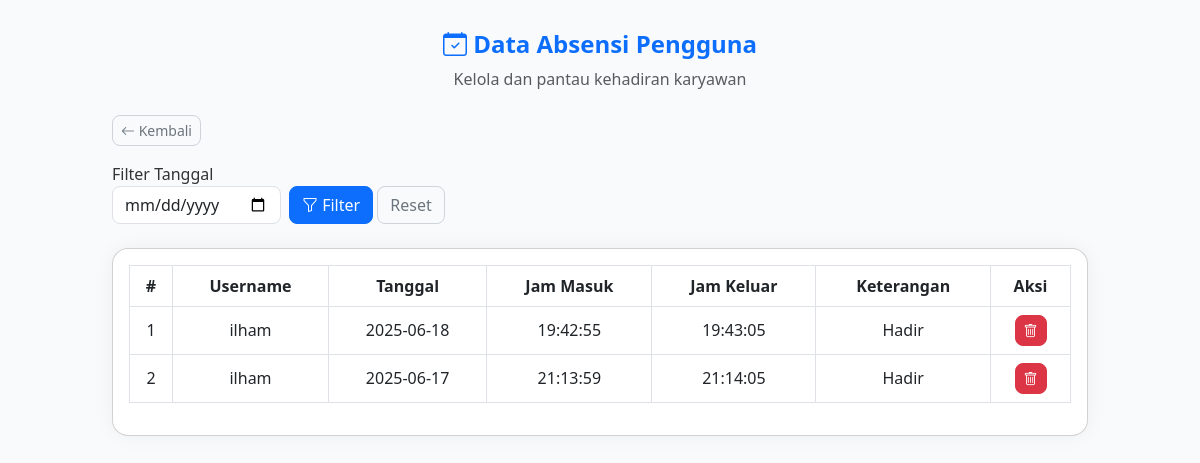
/admin/absensi.php (signed in), run on the app's committed database.
### tables this page shows
CREATE TABLE `absensi` (
  `id` int NOT NULL,
  `user_id` int NOT NULL,
  `tanggal` date NOT NULL,
  `jam_masuk` time DEFAULT NULL,
  `jam_keluar` time DEFAULT NULL,
  `keterangan` varchar(255) DEFAULT NULL,
  `created_at` timestamp NOT NULL DEFAULT CURRENT_TIMESTAMP
);

CREATE TABLE `user` (
  `id` int NOT NULL,
  `username` varchar(50) NOT NULL,
  `password` varchar(255) NOT NULL,
  `nama` varchar(100) NOT NULL,
  `role` enum('admin','user') NOT NULL DEFAULT 'user',
  `created_at` timestamp NOT NULL DEFAULT CURRENT_TIMESTAMP
);

### admin/absensi.php (the view, shortened to what this page needs)
<?php
require '../includes/config.php';
$tanggal_filter = isset($_GET['tanggal']) ? $_GET['tanggal'] : '';
$query = "SELECT absensi.*, user.username FROM absensi
          JOIN user ON absensi.user_id = user.id";
$query .= " ORDER BY tanggal DESC, jam_masuk DESC";
$result = mysqli_query($conn, $query);
?>
<!DOCTYPE html>
<html lang="id">
<head>
    <link href="https://cdn.jsdelivr.net/npm/bootstrap@5.3.0/dist/css/bootstrap.min.css" rel="stylesheet">
    <link href="https://cdn.jsdelivr.net/npm/bootstrap-icons@1.10.5/font/bootstrap-icons.css" rel="stylesheet">
</head>
<body>
<div class="container">
    <div class="mb-4 text-center">
        <h4 class="fw-bold text-primary"><i class="bi bi-calendar-check"></i> Data Absensi Pengguna</h4>
        <p class="text-muted">Kelola dan pantau kehadiran karyawan</p>
    </div>
    <div class="mb-3">
        <a href="dashboard.php" class="btn btn-outline-secondary btn-sm"><i class="bi bi-arrow-left"></i> Kembali</a>
    </div>
    <form method="GET" class="row g-2 align-items-end mb-4">
        <div class="col-auto">
            <label class="form-label mb-0">Filter Tanggal</label>
            <input type="date" name="tanggal" value="<?= htmlspecialchars($tanggal_filter) ?>" class="form-control">
        </div>
        <div class="col-auto">
            <button class="btn btn-primary"><i class="bi bi-funnel"></i> Filter</button>
            <a href="absensi.php" class="btn btn-outline-secondary">Reset</a>
        </div>
    </form>
    <div class="card p-3">
        <div class="table-responsive">
            <table class="table table-bordered align-middle text-center">
                <thead>
                    <tr>
                        <th>#</th>
                        <th>Username</th>
                        <th>Tanggal</th>
                        <th>Jam Masuk</th>
                        <th>Jam Keluar</th>
                        <th>Keterangan</th>
                        <th>Aksi</th>
                    </tr>
                </thead>
                <tbody>
                <?php
                $no = 1;
                while ($row = mysqli_fetch_assoc($result)):
                ?>
                    <tr>
                        <td><?= $no++ ?></td>
                        <td><?= htmlspecialchars($row['username']) ?></td>
                        <td><?= $row['tanggal'] ?></td>
                        <td><?= $row['jam_masuk'] ?></td>
                        <td><?= $row['jam_keluar'] ?></td>
                        <td><?= htmlspecialchars($row['keterangan']) ?></td>
                        <td>
                            <a href="absensi.php?hapus=<?= $row['id'] ?>" onclick="return confirm('Yakin hapus data ini?')" class="btn btn-sm btn-danger">
                                <i class="bi bi-trash"></i>
                            </a>
                        </td>
                    </tr>
                <?php endwhile; ?>
                </tbody>
            </table>
        </div>
    </div>
</div>
</body>
</html>

### admin/absensi.php (style rules this page uses)
body { background-color: #f8fafc; font-family: 'Segoe UI', sans-serif; color: #333; padding: 30px 0; }
.container { max-width: 1000px; }
.btn, .form-control { border-radius: 0.5rem; }
.btn-primary { background-color: #0d6efd; border-color: #0d6efd; }
.btn-outline-secondary { color: #6c757d; border-color: #ced4da; }
.btn-danger { border-radius: 0.5rem; }
.card { border-radius: 1rem; box-shadow: 0 0 20px rgba(0,0,0,0.05); background-color: #ffffff; }
.table thead { background-color: #e9f2ff; color: #0d6efd; }
.table td, .table th { vertical-align: middle; }
input[type="date"] { border-radius: 0.5rem; }

### data on the page
absensi: user.username "ilham", tanggal "2025-06-18", jam_masuk "19:42:55", jam_keluar "19:43:05", keterangan "Hadir"
absensi: user.username "ilham", tanggal "2025-06-17", jam_masuk "21:13:59", jam_keluar "21:14:05", keterangan "Hadir"
